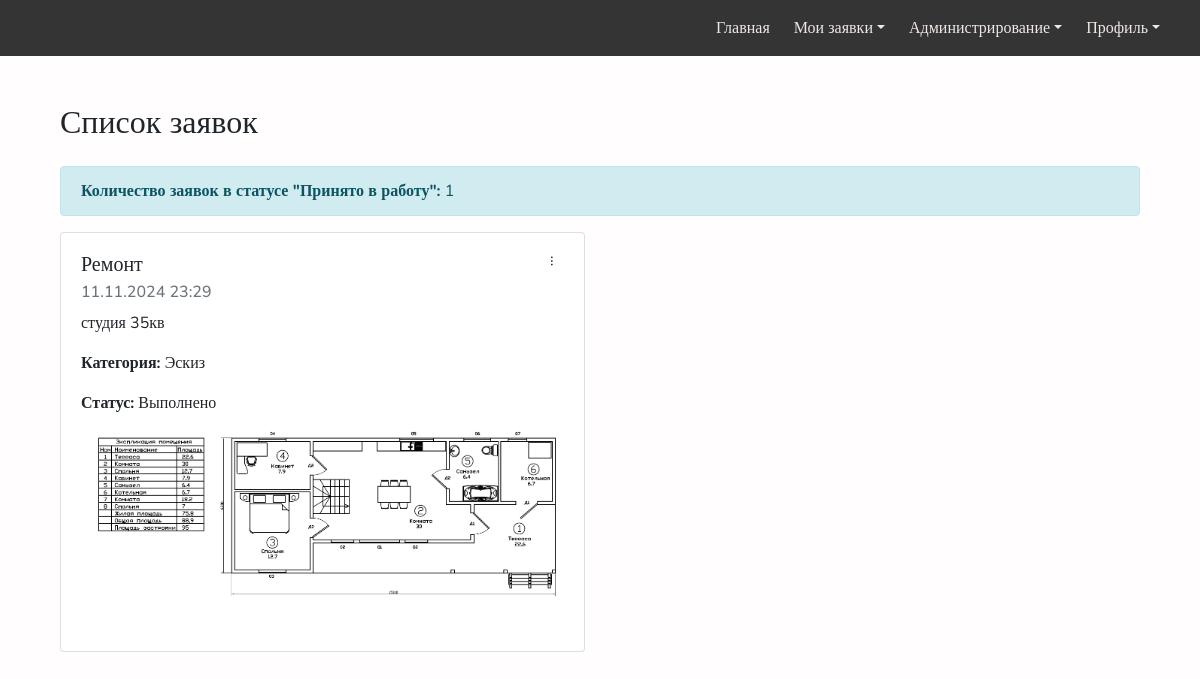
The page / (signed in) on the database its author committed.
### planit/models.py (models this page shows, shortened)
class Application(models.Model):
    STATUS_CHOICES = [
        ('new', 'Новая'),
        ('in_progress', 'Принято в работу'),
        ('completed', 'Выполнено'),
    ]
    user = models.ForeignKey(settings.AUTH_USER_MODEL, on_delete=models.CASCADE, verbose_name='Пользователь')
    title = models.CharField(max_length=200, verbose_name='Название')
    description = models.TextField(verbose_name='Описание')
    category = models.ForeignKey(Category, on_delete=models.CASCADE, verbose_name='Категория')
    image = models.ImageField(upload_to='applications/', null=True, blank=True, verbose_name='Изображение')
    status = models.CharField(max_length=20, choices=STATUS_CHOICES, default='new', verbose_name='Статус')
    created_at = models.DateTimeField(auto_now_add=True, verbose_name='Дата создания')
    comment = models.TextField(null=True, blank=True, verbose_name='Комментарий')
    assigned_admin = models.ForeignKey(settings.AUTH_USER_MODEL, on_delete=models.SET_NULL, null=True, blank=True, related_name='assigned_applications', verbose_name='Назначенный администратор')

class Category(models.Model):
    name = models.CharField(max_length=100, unique=True)

### planit/views.py (the view)
# urls.py: path('', index, name='index'),
def index(request):
    applications = Application.objects.filter(status='completed').order_by('-created_at')[:4]
    in_progress_count = Application.objects.filter(status='in_progress').count()
    return render(request, 'application/watch_application.html', {
        'applications': applications,
        'is_index_page': True,
        'in_progress_count': in_progress_count
    })

### planit/templates/application/watch_application.html (shortened to what this page needs)
{% extends "layout/base.html" %}
{% block content %}
<div class="container mt-5">
    <h2 class="mb-4">Список заявок</h2>
    {% if is_index_page %}
    <div class="alert alert-info">
        <strong>Количество заявок в статусе "Принято в работу":</strong> {{ in_progress_count }}
    </div>
    {% endif %}
    {% if applications %}
        <div class="row">
            {% for application in applications %}
                <div class="col-6 mb-4">
                    <div class="card position-relative">
                        <div class="card-body">
                            <h5 class="card-title">{{ application.title }}</h5>
                            <h6 class="card-subtitle mb-2 text-muted">{{ application.created_at|date:"d.m.Y H:i" }}</h6>
                            <p class="card-text">{{ application.description }}</p>
                            <p class="card-text"><strong>Категория:</strong> {{ application.category.name }}</p>
                            <p class="card-text"><strong>Статус:</strong> {{ application.get_status_display }}</p>
                            {% if application.image %}
                                <img src="{{ application.image.url }}" alt="Дизайн" style="width: 100%; height: 200px; border-radius: 6px; object-fit: cover;">
                            {% else %}
                                <div>Нет изображения</div>
                            {% endif %}
                            {% if user.is_authenticated %}
                                <div class="dropdown position-absolute" style="top: 10px; right: 10px;">
                                    <button class="btn" type="button" id="dropdownMenuButton" data-toggle="dropdown" aria-haspopup="true" aria-expanded="false" style="display: inline-block; transform: rotate(90deg); border: none; outline: none;">
                                        ...
                                    </button>
                                </div>
                            {% endif %}
                        </div>
                    </div>
                </div>
            {% endfor %}
        </div>
    {% else %}
        <p>Нет доступных заявок.</p>
    {% endif %}
</div>
{% endblock %}

### planit/static/css/style.css (style rules this page uses)
body { background-color: #fffdfe; font-family: 'Nunito'; }

### rows shown on the page
Application: title "Ремонт", created_at "11.11.2024 23:29", description "студия 35кв", category.name "Эскиз", status "Выполнено", image (picture)

### other values the page prints
{{ in_progress_count }} "1"
